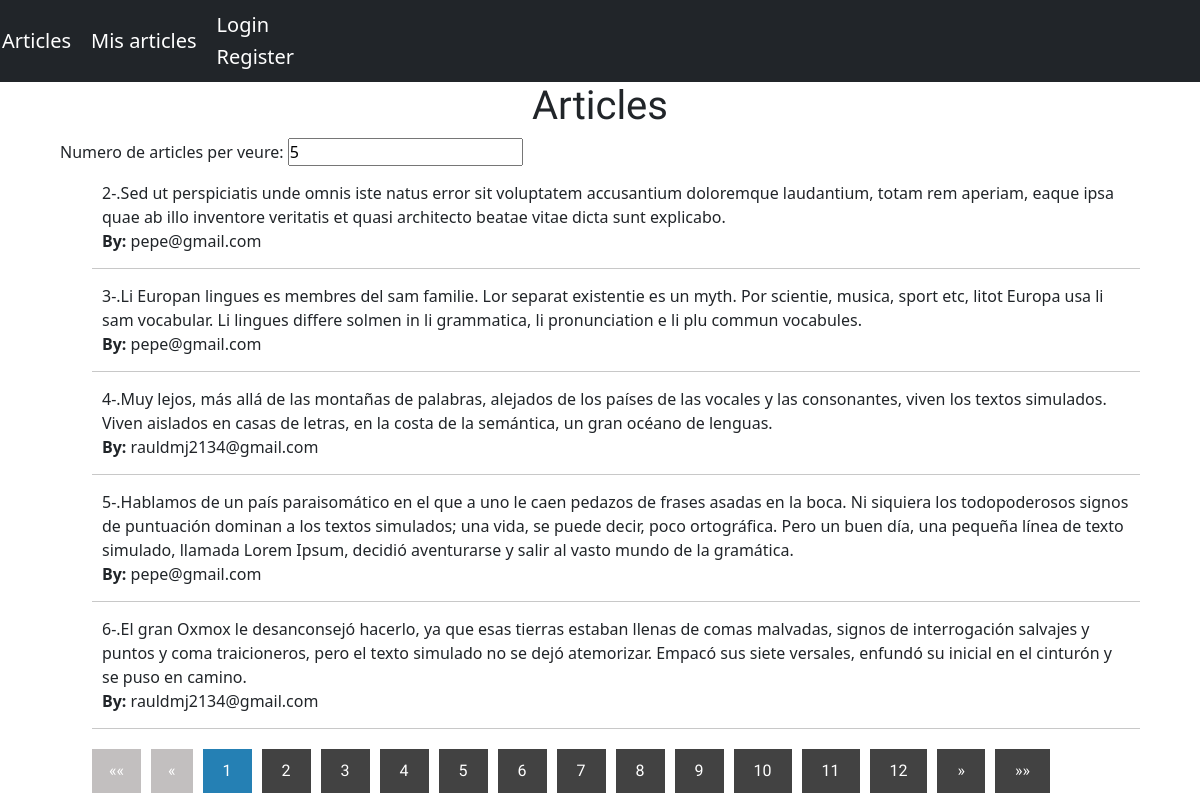
Screenshot of /controlador/DUBD.php with the database file from the repository.
### tables this page shows
CREATE TABLE `articles` (
  `id` int(11) NOT NULL,
  `article` text NOT NULL,
  `autor` varchar(50) NOT NULL
);

### controlador/DUBD.php (called while the page is built, shortened)
<?php
include_once "controlador.php";
    require '../model/index.php';
?>

### controlador/controlador.php (called while the page is built, shortened)
<?php
function conDB(){
    $con= new PDO('mysql:host=localhost;dbname=pt05_raul_de_mingo', 'root', '');
    return $con;
}
function numPagina(){
    $con = conDB();
    $stt= $con->prepare('SELECT * FROM articles');
    $stt->execute();
    $articles = $stt->fetchAll();
    $totalArticles= count($articles);
    $numArtPag=5;
    return ceil($totalArticles/$numArtPag);
}
?>

### model/index.php (the view, shortened to what this page needs)
<?php
include_once "../controlador/controlador.php";
function mostrar(){
    if(!isset($_GET["article"])){
        $numArtPag=5;
        $numId=0;
    }else{
        $numArtPag=intval($_GET["article"]);
        $numId=(intval($_GET["page"])-1)*intval($numArtPag);
    }
    $articles=[];
    try{
        $con = conDB();
        $stt= $con->prepare('SELECT * FROM articles WHERE id>?');
        $stt->execute([$numId]);
        $articles = $stt->fetchAll();
    }catch(PDOException $e){
        echo $e;
    }
    $lista="";
    $i=0;
    if(isset($_SESSION["email"]))$email=$_SESSION["email"];
    else $email="";
    foreach($articles as $article){
        if($i<$numArtPag ) {
            if(strcmp($email,$article["autor"]))
            $lista .="<form action='../controlador/DUBD.php' method='post'><li>".$article["id"]."-.".$article["article"]." <br><strong>By:</strong> ".$article["autor"]."</li></form>" ;
            else $lista .="<li>".$article["id"]."-.".$article["article"]." <br><strong>By:</strong> ".$article["autor"]."</li>" ;;
        }else break;
        $i++;
    }
    echo $lista;
}
function mostrarNumPag(){
    if(!isset($_GET["page"])){
        $numPagActual=1;
        $numArticles=5;
    }else{
        $numPagActual=intval($_GET["page"]);
        $numArticles=intval($_GET["article"]);
    }
    $text="";
    if($numPagActual==1){
        $text.='<li class="disabled">&laquo;&laquo;</li>';
        $text.='<li class="disabled">&laquo;</li>';
    }elseif($numPagActual!=1){
        $text.='<li class="enabled"><a href="../model/index.php?page=1&article='.$_GET["article"].'">&laquo;&laquo;</a></li>';
        $text.='<li class="enabled"><a href="../model/index.php?page='.($numPagActual-1).'&article='.$numArticles.'">&laquo;</a></li>';
    }
    for($i=1;$i<numPagina()+1;$i++){
        if($numPagActual==$i){
            $text.='<li class="active"><a href="../model/index.php?page='.$i.'&article='.$numArticles.'">'.$i.'</a></li>';
        }else $text.='<li><a href="../model/index.php?page='.$i.'&article='.$numArticles.'">'.$i.'</a></li>';
    }
    if($numPagActual==numPagina()){
        $text.='<li class="disabled">&raquo;</li>';
        $text.='<li class="disabled">&raquo;&raquo;</li>';
    }else {
        $text.='<li class="enabled"><a href="../model/index.php?page='.($numPagActual+1).'&article='.$numArticles.'">&raquo;</a></li>';
        $text.='<li class="enabled"><a href="../model/index.php?page='.numPagina().'&article='.$numArticles.'">&raquo;&raquo;</a></li>';
    }
    echo $text;
}
require '../vista/index.vista.php';
?>

### estils.css (style rules this page uses)
* { margin: 0; padding: 0; -webkit-box-sizing: border-box; -moz-box-sizing: border-box; box-sizing: border-box; }
body { background: #e9e9e9; color: #2e2e2e; font-family: 'Open Sans Condensed', sans-serif; }
.contenidor .articles ul li { padding:15px 10px; border-bottom: 1px solid #c8c8c8; }
.paginacio ul li { display: inline-block; margin-right: 10px; }
.paginacio ul .active a { background: #2580b4; }
.paginacio ul .disabled { background: #c2bfbf; display: inline-block; font-family: 'Open Sans Condensed', sans-serif; padding: 10px 17px; cursor:not-allowed; color:#fff; text-decoration: none; }
.paginacio ul li a { display: inline-block; font-family: 'Open Sans Condensed', sans-serif; padding: 10px 20px; background: #424242; color:#fff; text-decoration: none; }

### rows the page displays
articles: id "2", article "Sed ut perspiciatis unde omnis iste natus error sit voluptatem accusantium doloremque laudantium, totam rem aperiam, eaque ipsa quae ab illo inventore veritatis et quasi architecto beatae vitae dicta sunt explicabo.", autor "pepe@gmail.com"
articles: id "3", article "Li Europan lingues es membres del sam familie. Lor separat existentie es un myth. Por scientie, musica, sport etc, litot Europa usa li sam vocabular. Li lingues differe solmen in li grammatica, li pronunciation e li plu commun vocabules.", autor "pepe@gmail.com"
articles: id "4", article "Muy lejos, más allá de las montañas de palabras, alejados de los países de las vocales y las consonantes, viven los textos simulados. Viven aislados en casas de letras, en la costa de la semántica, un gran océano de lenguas.", autor "rauldmj2134@gmail.com"
articles: id "5", article "Hablamos de un país paraisomático en el que a uno le caen pedazos de frases asadas en la boca. Ni siquiera los todopoderosos signos de puntuación dominan a los textos simulados; una vida, se puede decir, poco ortográfica. Pero un buen día, una pequeña línea de texto simulado, llamada Lorem Ipsum, decidió aventurarse y salir al vasto mundo de la gramática.", autor "pepe@gmail.com"
articles: id "6", article "El gran Oxmox le desanconsejó hacerlo, ya que esas tierras estaban llenas de comas malvadas, signos de interrogación salvajes y puntos y coma traicioneros, pero el texto simulado no se dejó atemorizar. Empacó sus siete versales, enfundó su inicial en el cinturón y se puso en camino.", autor "rauldmj2134@gmail.com"
